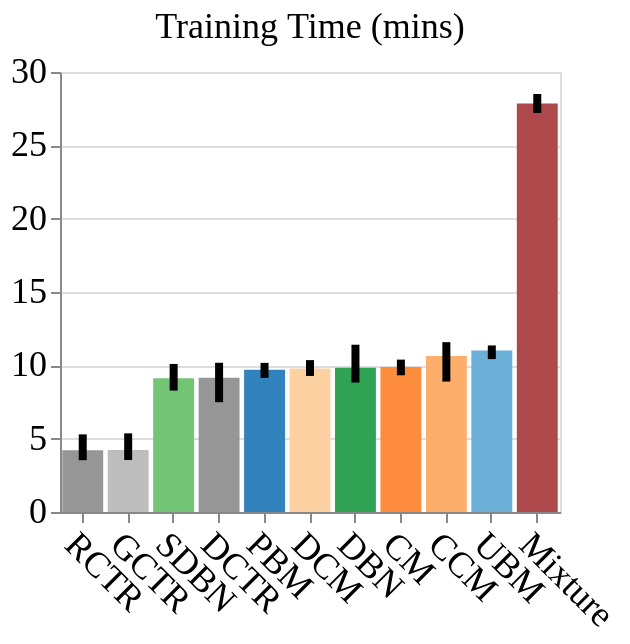

Write notebook code for a chart like this one.
### Code cell
model_means = df.groupby('model')['train_time_min'].mean().sort_values()
sorted_models = model_means.index.tolist()

base = alt.Chart(df, title="Training Time (mins)", width=250, height=220)

bars = base.mark_bar().encode(
    x=alt.X("model", title="", sort=sorted_models).axis(labelAngle=45),
    y=alt.Y("mean(train_time_min)", title="").scale(domain=(0, 30)),
    color=alt.Color("model", title="Models", legend=None).scale(domain=list(model2color.keys()), range=list(model2color.values())),
)

errors = base.mark_errorbar(extent="ci", thickness=4).encode(
    x=alt.X("model", title="", sort=sorted_models),
    y=alt.Y("train_time_min", title="").scale(zero=False)
)

time_chart = (bars + errors)
time_chart

### Figure 1 — Vega-Lite specification as saved in the notebook (floating-point values rounded to 4 significant figures)
{"config": {"title": {"font": "serif", "fontWeight": "normal", "fontSize": 18}, "axis": {"titleFont": "serif", "titleFontWeight": "normal", "titleFontSize": 18, "labelFont": "serif", "labelFontWeight": "normal", "labelFontSize": 18}, "headerColumn": {"titleFont": "serif", "titleFontWeight": "normal", "titleFontSize": 18, "labelFont": "serif", "labelFontWeight": "normal", "labelFontSize": 18}, "headerRow": {"titleFont": "serif", "titleFontWeight": "normal", "titleFontSize": 18, "labelFont": "serif", "labelFontWeight": "normal", "labelFontSize": 18}, "legend": {"titleFont": "serif", "titleFontWeight": "normal", "titleFontSize": 18, "labelFont": "serif", "labelFontWeight": "normal", "labelFontSize": 18}, "text": {"font": "serif", "fontSize": 18}}, "layer": [{"mark": {"type": "bar"}, "encoding": {"color": {"field": "model", "legend": null, "scale": {"domain": ["Mixture", "PBM", "UBM", "DBN", "SDBN", "CM", "CCM", "DCM", "DCTR", "RCTR", "GCTR"], "range": ["#ad494a", "#3182bd", "#6baed6", "#31a354", "#74c476", "#fd8d3c", "#fdae6b", "#fdd0a2", "#969696", "#969696", "#bdbdbd"]}, "title": "Models", "type": "nominal"}, "x": {"axis": {"labelAngle": 45}, "field": "model", "sort": ["RCTR", "GCTR", "SDBN", "DCTR", "PBM", "DCM", "DBN", "CM", "CCM", "UBM", "Mixture"], "title": "", "type": "nominal"}, "y": {"aggregate": "mean", "field": "train_time_min", "scale": {"domain": [0, 30]}, "title": "", "type": "quantitative"}}, "title": "Training Time (mins)"}, {"mark": {"type": "errorbar", "extent": "ci", "thickness": 4}, "encoding": {"x": {"field": "model", "sort": ["RCTR", "GCTR", "SDBN", "DCTR", "PBM", "DCM", "DBN", "CM", "CCM", "UBM", "Mixture"], "title": "", "type": "nominal"}, "y": {"field": "train_time_min", "scale": {"zero": false}, "title": "", "type": "quantitative"}}, "title": "Training Time (mins)"}], "data": {"name": "data-0b8b8f4387e654eda923806194368de3"}, "height": 220, "width": 250, "$schema": "https://vega.github.io/schema/vega-lite/v5.20.1.json", "datasets": {"data-0b8b8f4387e654eda923806194368de3": [{"model": "Mixture", "test_loss": 1.708, "test_ll": -0.1864, "test_ppl": 1.228, "test_cond_ppl": 1.189, "train_time_s": 1710.0, "test_dcg@10": null, "test_dcg@5": null, "test_dcg@3": null, "test_dcg@1": null, "test_mrr@10": null, "train_time_min": 28.5}, {"model": "Mixture", "test_loss": null, "test_ll": null, "test_ppl": null, "test_cond_ppl": null, "train_time_s": null, "test_dcg@10": 7.774, "test_dcg@5": 5.063, "test_dcg@3": 3.668, "test_dcg@1": 1.715, "test_mrr@10": 0.6247, "train_time_min": null}, {"model": "Mixture", "test_loss": 1.711, "test_ll": -0.1871, "test_ppl": 1.229, "test_cond_ppl": 1.19, "train_time_s": 1632.0, "test_dcg@10": null, "test_dcg@5": null, "test_dcg@3": null, "test_dcg@1": null, "test_mrr@10": null, "train_time_min": 27.21}, {"model": "Mixture", "test_loss": null, "test_ll": null, "test_ppl": null, "test_cond_ppl": null, "train_time_s": null, "test_dcg@10": 7.753, "test_dcg@5": 5.059, "test_dcg@3": 3.648, "test_dcg@1": 1.724, "test_mrr@10": 0.6265, "train_time_min": null}, {"model": "Mixture", "test_loss": 1.709, "test_ll": -0.1861, "test_ppl": 1.23, "test_cond_ppl": 1.19, "train_time_s": 1671.0, "test_dcg@10": null, "test_dcg@5": null, "test_dcg@3": null, "test_dcg@1": null, "test_mrr@10": null, "train_time_min": 27.85}, {"model": "Mixture", "test_loss": null, "test_ll": null, "test_ppl": null, "test_cond_ppl": null, "train_time_s": null, "test_dcg@10": 7.764, "test_dcg@5": 5.056, "test_dcg@3": 3.634, "test_dcg@1": 1.716, "test_mrr@10": 0.6238, "train_time_min": null}, {"model": "DBN", "test_loss": 0.2095, "test_ll": -0.2132, "test_ppl": 1.229, "test_cond_ppl": 1.218, "train_time_s": 684.3, "test_dcg@10": null, "test_dcg@5": null, "test_dcg@3": null, "test_dcg@1": null, "test_mrr@10": null, "train_time_min": 11.41}, {"model": "DCM", "test_loss": null, "test_ll": null, "test_ppl": null, "test_cond_ppl": null, "train_time_s": null, "test_dcg@10": 7.624, "test_dcg@5": 4.986, "test_dcg@3": 3.642, "test_dcg@1": 1.735, "test_mrr@10": 0.6266, "train_time_min": null}, {"model": "SDBN", "test_loss": 0.2229, "test_ll": -0.2274, "test_ppl": 1.237, "test_cond_ppl": 1.236, "train_time_s": 496.7, "test_dcg@10": null, "test_dcg@5": null, "test_dcg@3": null, "test_dcg@1": null, "test_mrr@10": null, "train_time_min": 8.278}, {"model": "DBN", "test_loss": null, "test_ll": null, "test_ppl": null, "test_cond_ppl": null, "train_time_s": null, "test_dcg@10": 7.776, "test_dcg@5": 5.139, "test_dcg@3": 3.762, "test_dcg@1": 1.805, "test_mrr@10": 0.6144, "train_time_min": null}, {"model": "DCM", "test_loss": 0.2237, "test_ll": -0.2282, "test_ppl": 1.238, "test_cond_ppl": 1.237, "train_time_s": 556.6, "test_dcg@10": null, "test_dcg@5": null, "test_dcg@3": null, "test_dcg@1": null, "test_mrr@10": null, "train_time_min": 9.276}, {"model": "DCTR", "test_loss": null, "test_ll": null, "test_ppl": null, "test_cond_ppl": null, "train_time_s": null, "test_dcg@10": 7.538, "test_dcg@5": 4.944, "test_dcg@3": 3.604, "test_dcg@1": 1.722, "test_mrr@10": 0.6229, "train_time_min": null}, {"model": "CCM", "test_loss": 0.21, "test_ll": -0.2138, "test_ppl": 1.229, "test_cond_ppl": 1.218, "train_time_s": 694.8, "test_dcg@10": null, "test_dcg@5": null, "test_dcg@3": null, "test_dcg@1": null, "test_mrr@10": null, "train_time_min": 11.58}, {"model": "GCTR", "test_loss": 0.2889, "test_ll": -0.2927, "test_ppl": 1.328, "test_cond_ppl": 1.328, "train_time_s": 321.8, "test_dcg@10": null, "test_dcg@5": null, "test_dcg@3": null, "test_dcg@1": null, "test_mrr@10": null, "train_time_min": 5.363}, {"model": "CCM", "test_loss": null, "test_ll": null, "test_ppl": null, "test_cond_ppl": null, "train_time_s": null, "test_dcg@10": 7.659, "test_dcg@5": 5.021, "test_dcg@3": 3.647, "test_dcg@1": 1.73, "test_mrr@10": 0.6216, "train_time_min": null}, {"model": "PBM", "test_loss": null, "test_ll": null, "test_ppl": null, "test_cond_ppl": null, "train_time_s": null, "test_dcg@10": 7.706, "test_dcg@5": 5.012, "test_dcg@3": 3.626, "test_dcg@1": 1.703, "test_mrr@10": 0.6215, "train_time_min": null}, {"model": "CM", "test_loss": 0.6202, "test_ll": -0.6466, "test_ppl": 1.239, "test_cond_ppl": 1.874, "train_time_s": 623.4, "test_dcg@10": null, "test_dcg@5": null, "test_dcg@3": null, "test_dcg@1": null, "test_mrr@10": null, "train_time_min": 10.39}, {"model": "CM", "test_loss": null, "test_ll": null, "test_ppl": null, "test_cond_ppl": null, "train_time_s": null, "test_dcg@10": 7.981, "test_dcg@5": 5.233, "test_dcg@3": 3.813, "test_dcg@1": 1.816, "test_mrr@10": 0.6393, "train_time_min": null}, {"model": "SDBN", "test_loss": null, "test_ll": null, "test_ppl": null, "test_cond_ppl": null, "train_time_s": null, "test_dcg@10": 7.98, "test_dcg@5": 5.279, "test_dcg@3": 3.87, "test_dcg@1": 1.845, "test_mrr@10": 0.6261, "train_time_min": null}, {"model": "PBM", "test_loss": 0.217, "test_ll": -0.2215, "test_ppl": 1.227, "test_cond_ppl": 1.227, "train_time_s": 610.2, "test_dcg@10": null, "test_dcg@5": null, "test_dcg@3": null, "test_dcg@1": null, "test_mrr@10": null, "train_time_min": 10.17}, {"model": "UBM", "test_loss": 0.2082, "test_ll": -0.2121, "test_ppl": 1.227, "test_cond_ppl": 1.215, "train_time_s": 681.3, "test_dcg@10": null, "test_dcg@5": null, "test_dcg@3": null, "test_dcg@1": null, "test_mrr@10": null, "train_time_min": 11.36}, {"model": "DCTR", "test_loss": 0.2252, "test_ll": -0.2298, "test_ppl": 1.24, "test_cond_ppl": 1.24, "train_time_s": 610.5, "test_dcg@10": null, "test_dcg@5": null, "test_dcg@3": null, "test_dcg@1": null, "test_mrr@10": null, "train_time_min": 10.17}, {"model": "RCTR", "test_loss": 0.2388, "test_ll": -0.2436, "test_ppl": 1.254, "test_cond_ppl": 1.254, "train_time_s": 317.6, "test_dcg@10": null, "test_dcg@5": null, "test_dcg@3": null, "test_dcg@1": null, "test_mrr@10": null, "train_time_min": 5.293}, {"model": "UBM", "test_loss": null, "test_ll": null, "test_ppl": null, "test_cond_ppl": null, "train_time_s": null, "test_dcg@10": 7.752, "test_dcg@5": 5.05, "test_dcg@3": 3.668, "test_dcg@1": 1.724, "test_mrr@10": 0.6243, "train_time_min": null}, {"model": "GCTR", "test_loss": null, "test_ll": null, "test_ppl": null, "test_cond_ppl": null, "train_time_s": null, "test_dcg@10": 5.94, "test_dcg@5": 3.655, "test_dcg@3": 2.582, "test_dcg@1": 1.21, "test_mrr@10": 0.513, "train_time_min": null}, {"model": "DBN", "test_loss": 0.2096, "test_ll": -0.2135, "test_ppl": 1.23, "test_cond_ppl": 1.219, "train_time_s": 529.5, "test_dcg@10": null, "test_dcg@5": null, "test_dcg@3": null, "test_dcg@1": null, "test_mrr@10": null, "train_time_min": 8.825}, {"model": "DCM", "test_loss": null, "test_ll": null, "test_ppl": null, "test_cond_ppl": null, "train_time_s": null, "test_dcg@10": 7.644, "test_dcg@5": 5.015, "test_dcg@3": 3.657, "test_dcg@1": 1.733, "test_mrr@10": 0.6288, "train_time_min": null}, {"model": "SDBN", "test_loss": 0.2229, "test_ll": -0.2274, "test_ppl": 1.237, "test_cond_ppl": 1.237, "train_time_s": 605.7, "test_dcg@10": null, "test_dcg@5": null, "test_dcg@3": null, "test_dcg@1": null, "test_mrr@10": null, "train_time_min": 10.09}, {"model": "DBN", "test_loss": null, "test_ll": null, "test_ppl": null, "test_cond_ppl": null, "train_time_s": null, "test_dcg@10": 7.246, "test_dcg@5": 4.696, "test_dcg@3": 3.437, "test_dcg@1": 1.665, "test_mrr@10": 0.5809, "train_time_min": null}, {"model": "DCM", "test_loss": 0.2236, "test_ll": -0.2282, "test_ppl": 1.239, "test_cond_ppl": 1.238, "train_time_s": 582.1, "test_dcg@10": null, "test_dcg@5": null, "test_dcg@3": null, "test_dcg@1": null, "test_mrr@10": null, "train_time_min": 9.702}, {"model": "DCTR", "test_loss": null, "test_ll": null, "test_ppl": null, "test_cond_ppl": null, "train_time_s": null, "test_dcg@10": 7.489, "test_dcg@5": 4.892, "test_dcg@3": 3.559, "test_dcg@1": 1.684, "test_mrr@10": 0.6189, "train_time_min": null}, {"model": "CCM", "test_loss": 0.21, "test_ll": -0.2139, "test_ppl": 1.231, "test_cond_ppl": 1.219, "train_time_s": 533.5, "test_dcg@10": null, "test_dcg@5": null, "test_dcg@3": null, "test_dcg@1": null, "test_mrr@10": null, "train_time_min": 8.892}, {"model": "GCTR", "test_loss": 0.289, "test_ll": -0.293, "test_ppl": 1.33, "test_cond_ppl": 1.33, "train_time_s": 212.6, "test_dcg@10": null, "test_dcg@5": null, "test_dcg@3": null, "test_dcg@1": null, "test_mrr@10": null, "train_time_min": 3.543}, {"model": "CCM", "test_loss": null, "test_ll": null, "test_ppl": null, "test_cond_ppl": null, "train_time_s": null, "test_dcg@10": 7.611, "test_dcg@5": 4.957, "test_dcg@3": 3.589, "test_dcg@1": 1.695, "test_mrr@10": 0.6213, "train_time_min": null}, {"model": "PBM", "test_loss": null, "test_ll": null, "test_ppl": null, "test_cond_ppl": null, "train_time_s": null, "test_dcg@10": 7.742, "test_dcg@5": 5.055, "test_dcg@3": 3.649, "test_dcg@1": 1.721, "test_mrr@10": 0.624, "train_time_min": null}, {"model": "CM", "test_loss": 0.6185, "test_ll": -0.646, "test_ppl": 1.242, "test_cond_ppl": 1.881, "train_time_s": 559.3, "test_dcg@10": null, "test_dcg@5": null, "test_dcg@3": null, "test_dcg@1": null, "test_mrr@10": null, "train_time_min": 9.322}, {"model": "CM", "test_loss": null, "test_ll": null, "test_ppl": null, "test_cond_ppl": null, "train_time_s": null, "test_dcg@10": 7.914, "test_dcg@5": 5.18, "test_dcg@3": 3.767, "test_dcg@1": 1.8, "test_mrr@10": 0.6382, "train_time_min": null}, {"model": "SDBN", "test_loss": null, "test_ll": null, "test_ppl": null, "test_cond_ppl": null, "train_time_s": null, "test_dcg@10": 7.777, "test_dcg@5": 5.183, "test_dcg@3": 3.825, "test_dcg@1": 1.878, "test_mrr@10": 0.6216, "train_time_min": null}, {"model": "PBM", "test_loss": 0.2168, "test_ll": -0.2214, "test_ppl": 1.228, "test_cond_ppl": 1.228, "train_time_s": 548.9, "test_dcg@10": null, "test_dcg@5": null, "test_dcg@3": null, "test_dcg@1": null, "test_mrr@10": null, "train_time_min": 9.149}, {"model": "UBM", "test_loss": 0.208, "test_ll": -0.212, "test_ppl": 1.228, "test_cond_ppl": 1.216, "train_time_s": 625.5, "test_dcg@10": null, "test_dcg@5": null, "test_dcg@3": null, "test_dcg@1": null, "test_mrr@10": null, "train_time_min": 10.43}, {"model": "DCTR", "test_loss": 0.2252, "test_ll": -0.2299, "test_ppl": 1.24, "test_cond_ppl": 1.24, "train_time_s": 449.2, "test_dcg@10": null, "test_dcg@5": null, "test_dcg@3": null, "test_dcg@1": null, "test_mrr@10": null, "train_time_min": 7.486}, {"model": "RCTR", "test_loss": 0.2386, "test_ll": -0.2436, "test_ppl": 1.256, "test_cond_ppl": 1.256, "train_time_s": 211.9, "test_dcg@10": null, "test_dcg@5": null, "test_dcg@3": null, "test_dcg@1": null, "test_mrr@10": null, "train_time_min": 3.532}, {"model": "UBM", "test_loss": null, "test_ll": null, "test_ppl": null, "test_cond_ppl": null, "train_time_s": null, "test_dcg@10": 7.754, "test_dcg@5": 5.058, "test_dcg@3": 3.659, "test_dcg@1": 1.7, "test_mrr@10": 0.6233, "train_time_min": null}, {"model": "GCTR", "test_loss": null, "test_ll": null, "test_ppl": null, "test_cond_ppl": null, "train_time_s": null, "test_dcg@10": 5.94, "test_dcg@5": 3.655, "test_dcg@3": 2.582, "test_dcg@1": 1.21, "test_mrr@10": 0.513, "train_time_min": null}, {"model": "DBN", "test_loss": 0.2097, "test_ll": -0.2135, "test_ppl": 1.231, "test_cond_ppl": 1.221, "train_time_s": 556.1, "test_dcg@10": null, "test_dcg@5": null, "test_dcg@3": null, "test_dcg@1": null, "test_mrr@10": null, "train_time_min": 9.268}, {"model": "DCM", "test_loss": null, "test_ll": null, "test_ppl": null, "test_cond_ppl": null, "train_time_s": null, "test_dcg@10": 7.646, "test_dcg@5": 5.004, "test_dcg@3": 3.654, "test_dcg@1": 1.73, "test_mrr@10": 0.629, "train_time_min": null}, {"model": "SDBN", "test_loss": 0.2228, "test_ll": -0.2273, "test_ppl": 1.238, "test_cond_ppl": 1.237, "train_time_s": 540.4, "test_dcg@10": null, "test_dcg@5": null, "test_dcg@3": null, "test_dcg@1": null, "test_mrr@10": null, "train_time_min": 9.007}, {"model": "DBN", "test_loss": null, "test_ll": null, "test_ppl": null, "test_cond_ppl": null, "train_time_s": null, "test_dcg@10": 8.046, "test_dcg@5": 5.31, "test_dcg@3": 3.886, "test_dcg@1": 1.842, "test_mrr@10": 0.6292, "train_time_min": null}, {"model": "DCM", "test_loss": 0.2237, "test_ll": -0.2282, "test_ppl": 1.24, "test_cond_ppl": 1.239, "train_time_s": 621.4, "test_dcg@10": null, "test_dcg@5": null, "test_dcg@3": null, "test_dcg@1": null, "test_mrr@10": null, "train_time_min": 10.36}, {"model": "DCTR", "test_loss": null, "test_ll": null, "test_ppl": null, "test_cond_ppl": null, "train_time_s": null, "test_dcg@10": 7.56, "test_dcg@5": 4.952, "test_dcg@3": 3.612, "test_dcg@1": 1.723, "test_mrr@10": 0.6241, "train_time_min": null}, {"model": "CCM", "test_loss": 0.2101, "test_ll": -0.214, "test_ppl": 1.232, "test_cond_ppl": 1.221, "train_time_s": 686.5, "test_dcg@10": null, "test_dcg@5": null, "test_dcg@3": null, "test_dcg@1": null, "test_mrr@10": null, "train_time_min": 11.44}, {"model": "GCTR", "test_loss": 0.2889, "test_ll": -0.2928, "test_ppl": 1.33, "test_cond_ppl": 1.33, "train_time_s": 227.2, "test_dcg@10": null, "test_dcg@5": null, "test_dcg@3": null, "test_dcg@1": null, "test_mrr@10": null, "train_time_min": 3.787}, {"model": "CCM", "test_loss": null, "test_ll": null, "test_ppl": null, "test_cond_ppl": null, "train_time_s": null, "test_dcg@10": 7.607, "test_dcg@5": 4.955, "test_dcg@3": 3.598, "test_dcg@1": 1.709, "test_mrr@10": 0.6204, "train_time_min": null}, {"model": "PBM", "test_loss": null, "test_ll": null, "test_ppl": null, "test_cond_ppl": null, "train_time_s": null, "test_dcg@10": 7.71, "test_dcg@5": 5.019, "test_dcg@3": 3.621, "test_dcg@1": 1.71, "test_mrr@10": 0.6199, "train_time_min": null}, {"model": "CM", "test_loss": 0.6202, "test_ll": -0.647, "test_ppl": 1.243, "test_cond_ppl": 1.884, "train_time_s": 596.7, "test_dcg@10": null, "test_dcg@5": null, "test_dcg@3": null, "test_dcg@1": null, "test_mrr@10": null, "train_time_min": 9.945}, {"model": "CM", "test_loss": null, "test_ll": null, "test_ppl": null, "test_cond_ppl": null, "train_time_s": null, "test_dcg@10": 7.976, "test_dcg@5": 5.227, "test_dcg@3": 3.793, "test_dcg@1": 1.812, "test_mrr@10": 0.6392, "train_time_min": null}, {"model": "SDBN", "test_loss": null, "test_ll": null, "test_ppl": null, "test_cond_ppl": null, "train_time_s": null, "test_dcg@10": 8.083, "test_dcg@5": 5.339, "test_dcg@3": 3.93, "test_dcg@1": 1.882, "test_mrr@10": 0.6314, "train_time_min": null}, {"model": "PBM", "test_loss": 0.2173, "test_ll": -0.2218, "test_ppl": 1.229, "test_cond_ppl": 1.229, "train_time_s": 585.6, "test_dcg@10": null, "test_dcg@5": null, "test_dcg@3": null, "test_dcg@1": null, "test_mrr@10": null, "train_time_min": 9.76}, {"model": "UBM", "test_loss": 0.2083, "test_ll": -0.2123, "test_ppl": 1.229, "test_cond_ppl": 1.218, "train_time_s": 676.7, "test_dcg@10": null, "test_dcg@5": null, "test_dcg@3": null, "test_dcg@1": null, "test_mrr@10": null, "train_time_min": 11.28}, {"model": "DCTR", "test_loss": 0.225, "test_ll": -0.2297, "test_ppl": 1.241, "test_cond_ppl": 1.241, "train_time_s": 587.7, "test_dcg@10": null, "test_dcg@5": null, "test_dcg@3": null, "test_dcg@1": null, "test_mrr@10": null, "train_time_min": 9.795}, {"model": "RCTR", "test_loss": 0.2389, "test_ll": -0.2438, "test_ppl": 1.257, "test_cond_ppl": 1.257, "train_time_s": 228.0, "test_dcg@10": null, "test_dcg@5": null, "test_dcg@3": null, "test_dcg@1": null, "test_mrr@10": null, "train_time_min": 3.8}, {"model": "UBM", "test_loss": null, "test_ll": null, "test_ppl": null, "test_cond_ppl": null, "train_time_s": null, "test_dcg@10": 7.733, "test_dcg@5": 5.031, "test_dcg@3": 3.626, "test_dcg@1": 1.714, "test_mrr@10": 0.6239, "train_time_min": null}, {"model": "GCTR", "test_loss": null, "test_ll": null, "test_ppl": null, "test_cond_ppl": null, "train_time_s": null, "test_dcg@10": 5.94, "test_dcg@5": 3.655, "test_dcg@3": 2.582, "test_dcg@1": 1.21, "test_mrr@10": 0.513, "train_time_min": null}]}}
